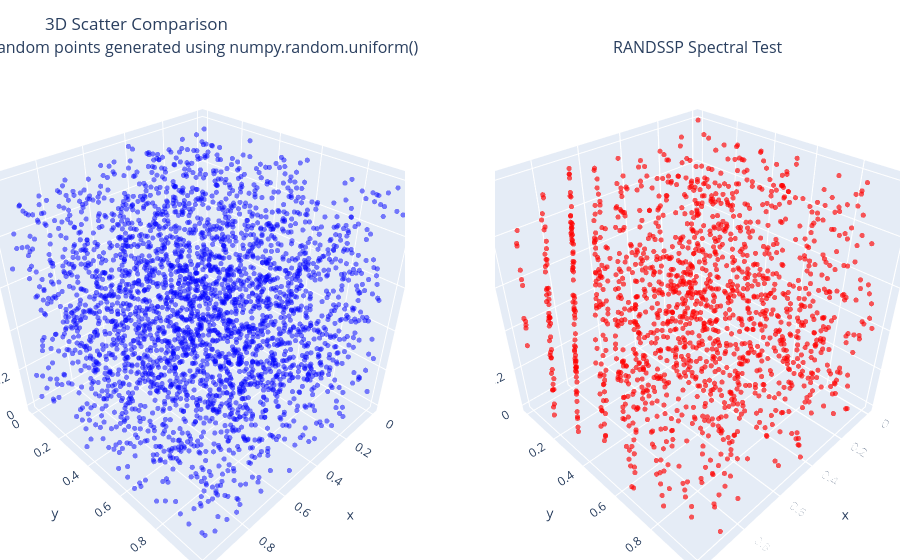

The cell this chart's notebook holds for it:
### Markdown cell above
## 1.2 Random points in three dimensions and spectral testing

The next code cell compares two three-dimensional random point generators in the same interactive Plotly figure. The left plot uses numpy.random.uniform() to generate 3000 independent points in the unit cube. A reliable generator should fill the cube without visible planes or repeated geometric structure.

The right plot uses the RANDSSP multiplicative congruential generator to generate 1500 triples. This is included as a spectral test: a poor generator can look acceptable in one dimension but show correlations when successive random numbers are grouped as x, y and z coordinates.

### Code cell
# -----------------------------
# First plot: numpy.random.uniform()
# -----------------------------
N_points = 3000

x = np.random.uniform(0, 1, N_points)
y = np.random.uniform(0, 1, N_points)
z = np.random.uniform(0, 1, N_points)

# -----------------------------
# Second plot: RANDSSP
# -----------------------------
def randssp(p, q):
    # RANDSSP multiplicative congruential uniform random number generator
    # Based on the parameters used by IBM's Scientific Subroutine Package

    m = 2**31
    a = 2**16 + 3
    c = 0
    x = 123456789

    r = np.zeros((p, q))

    for l in range(q):
        for k in range(p):
            x = (a * x + c) % m
            r[k, l] = x / m

    return r

spectra = randssp(3, 1500)

# -----------------------------
# Create two side-by-side 3D subplots
# -----------------------------
fig = make_subplots(
    rows=1,
    cols=2,
    specs=[[{"type": "scene"}, {"type": "scene"}]],
    subplot_titles=(
        "Random points generated using numpy.random.uniform()",
        "RANDSSP Spectral Test"
    )
)

# Add the numpy.random.uniform() scatter plot on the left
fig.add_trace(
    go.Scatter3d(
        x=x,
        y=y,
        z=z,
        mode="markers",
        marker=dict(
            size=3,
            opacity=0.5,
            color="blue"
        ),
        name="numpy.random.uniform()"
    ),
    row=1,
    col=1
)

# Add the RANDSSP scatter plot on the right
fig.add_trace(
    go.Scatter3d(
        x=spectra[0, :],
        y=spectra[1, :],
        z=spectra[2, :],
        mode="markers",
        marker=dict(
            size=3,
            color="red",
            opacity=0.65
        ),
        name="RANDSSP"
    ),
    row=1,
    col=2
)

# Configure the layout and the two 3D scenes
fig.update_layout(
    title="3D Scatter Comparison",
    scene=dict(
        xaxis_title="x",
        yaxis_title="y",
        zaxis_title="z",
        aspectmode="cube"
    ),
    scene2=dict(
        xaxis_title="x",
        yaxis_title="y",
        zaxis_title="z",
        aspectmode="cube"
    ),
    margin=dict(l=0, r=0, t=60, b=0),
    showlegend=False
)

fig.show()

### Figure 1 — Plotly figure (JSON) as saved in the notebook; plotly's stock layout.template omitted (floating-point values rounded to 4 significant figures; data arrays with more than 128 entries replaced by an {"elided": "..."} marker saying what was removed)
{"data": [{"marker": {"color": "blue", "opacity": 0.5, "size": 3}, "mode": "markers", "name": "numpy.random.uniform()", "scene": "scene", "type": "scatter3d", "x": {"elided": "3000 float values"}, "y": {"elided": "3000 float values"}, "z": {"elided": "3000 float values"}}, {"marker": {"color": "red", "opacity": 0.65, "size": 3}, "mode": "markers", "name": "RANDSSP", "scene": "scene2", "type": "scatter3d", "x": {"elided": "1500 float values"}, "y": {"elided": "1500 float values"}, "z": {"elided": "1500 float values"}}], "layout": {"annotations": [{"font": {"size": 16}, "showarrow": false, "text": "Random points generated using numpy.random.uniform()", "x": 0.225, "xanchor": "center", "xref": "paper", "y": 1, "yanchor": "bottom", "yref": "paper"}, {"font": {"size": 16}, "showarrow": false, "text": "RANDSSP Spectral Test", "x": 0.775, "xanchor": "center", "xref": "paper", "y": 1, "yanchor": "bottom", "yref": "paper"}], "margin": {"b": 0, "l": 0, "r": 0, "t": 60}, "scene": {"aspectmode": "cube", "domain": {"x": [0, 0.45], "y": [0, 1]}, "xaxis": {"title": {"text": "x"}}, "yaxis": {"title": {"text": "y"}}, "zaxis": {"title": {"text": "z"}}}, "scene2": {"aspectmode": "cube", "domain": {"x": [0.55, 1], "y": [0, 1]}, "xaxis": {"title": {"text": "x"}}, "yaxis": {"title": {"text": "y"}}, "zaxis": {"title": {"text": "z"}}}, "showlegend": false, "title": {"text": "3D Scatter Comparison"}}}
